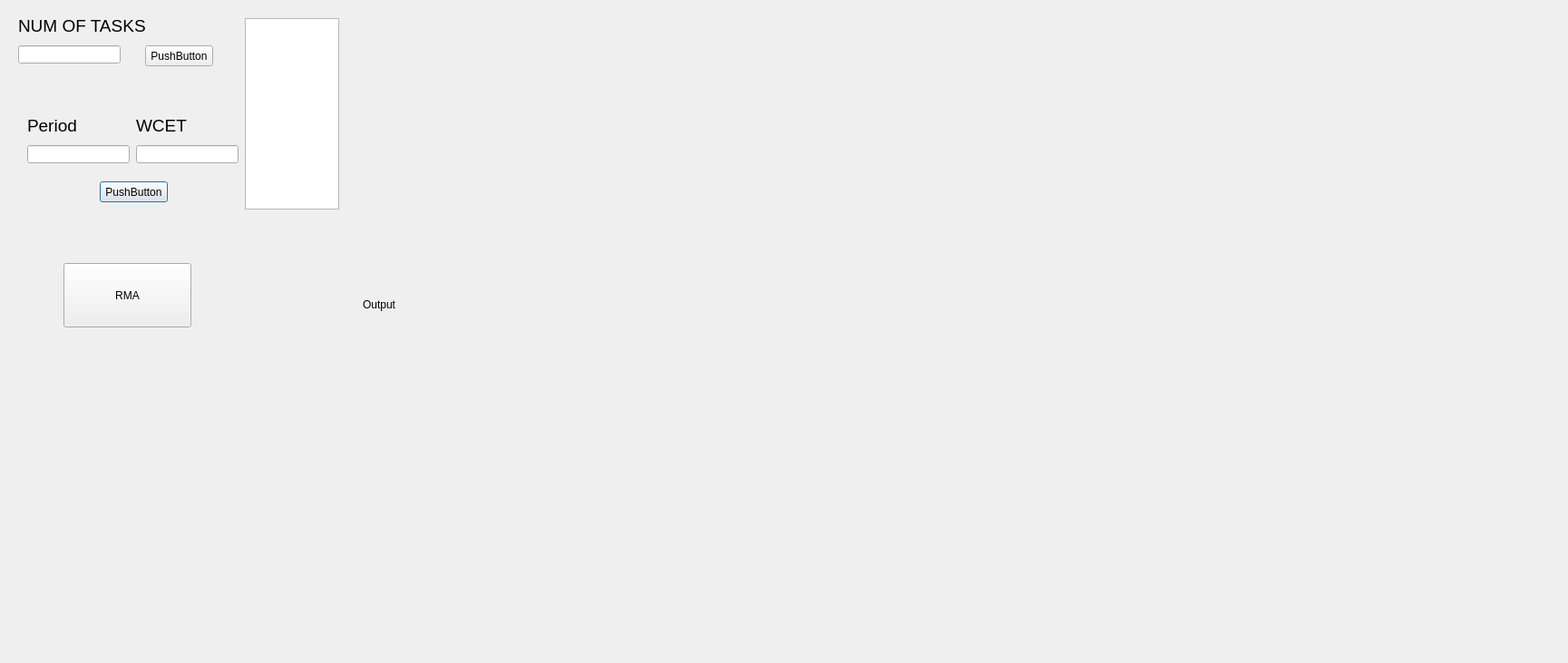
<?xml version="1.0" encoding="UTF-8"?>
<ui version="4.0">
 <class>Dialog</class>
 <widget class="QDialog" name="Dialog">
  <property name="geometry">
   <rect>
    <x>0</x>
    <y>0</y>
    <width>1729</width>
    <height>731</height>
   </rect>
  </property>
  <property name="windowTitle">
   <string>Dialog</string>
  </property>
  <widget class="QPushButton" name="ADDTask">
   <property name="geometry">
    <rect>
     <x>110</x>
     <y>200</y>
     <width>75</width>
     <height>23</height>
    </rect>
   </property>
   <property name="text">
    <string>PushButton</string>
   </property>
  </widget>
  <widget class="QLineEdit" name="Period">
   <property name="geometry">
    <rect>
     <x>30</x>
     <y>160</y>
     <width>113</width>
     <height>20</height>
    </rect>
   </property>
  </widget>
  <widget class="QLineEdit" name="WCET">
   <property name="geometry">
    <rect>
     <x>150</x>
     <y>160</y>
     <width>113</width>
     <height>20</height>
    </rect>
   </property>
  </widget>
  <widget class="QTextEdit" name="textEdit">
   <property name="geometry">
    <rect>
     <x>270</x>
     <y>20</y>
     <width>104</width>
     <height>211</height>
    </rect>
   </property>
  </widget>
  <widget class="QLabel" name="label">
   <property name="geometry">
    <rect>
     <x>30</x>
     <y>130</y>
     <width>71</width>
     <height>16</height>
    </rect>
   </property>
   <property name="font">
    <font>
     <pointsize>14</pointsize>
    </font>
   </property>
   <property name="text">
    <string>Period</string>
   </property>
  </widget>
  <widget class="QLabel" name="label_2">
   <property name="geometry">
    <rect>
     <x>150</x>
     <y>130</y>
     <width>71</width>
     <height>16</height>
    </rect>
   </property>
   <property name="font">
    <font>
     <pointsize>14</pointsize>
    </font>
   </property>
   <property name="text">
    <string>WCET</string>
   </property>
  </widget>
  <widget class="QLabel" name="label_3">
   <property name="geometry">
    <rect>
     <x>400</x>
     <y>10</y>
     <width>901</width>
     <height>651</height>
    </rect>
   </property>
   <property name="text">
    <string>Output</string>
   </property>
  </widget>
  <widget class="QPushButton" name="RMA">
   <property name="geometry">
    <rect>
     <x>70</x>
     <y>290</y>
     <width>141</width>
     <height>71</height>
    </rect>
   </property>
   <property name="text">
    <string>RMA</string>
   </property>
  </widget>
  <widget class="QPushButton" name="ADDNumTasks">
   <property name="geometry">
    <rect>
     <x>160</x>
     <y>50</y>
     <width>75</width>
     <height>23</height>
    </rect>
   </property>
   <property name="text">
    <string>PushButton</string>
   </property>
  </widget>
  <widget class="QLineEdit" name="NumofTasks">
   <property name="geometry">
    <rect>
     <x>20</x>
     <y>50</y>
     <width>113</width>
     <height>20</height>
    </rect>
   </property>
  </widget>
  <widget class="QLabel" name="label_4">
   <property name="geometry">
    <rect>
     <x>20</x>
     <y>20</y>
     <width>141</width>
     <height>16</height>
    </rect>
   </property>
   <property name="font">
    <font>
     <pointsize>14</pointsize>
    </font>
   </property>
   <property name="text">
    <string>NUM OF TASKS</string>
   </property>
  </widget>
 </widget>
 <resources/>
 <connections/>
</ui>
